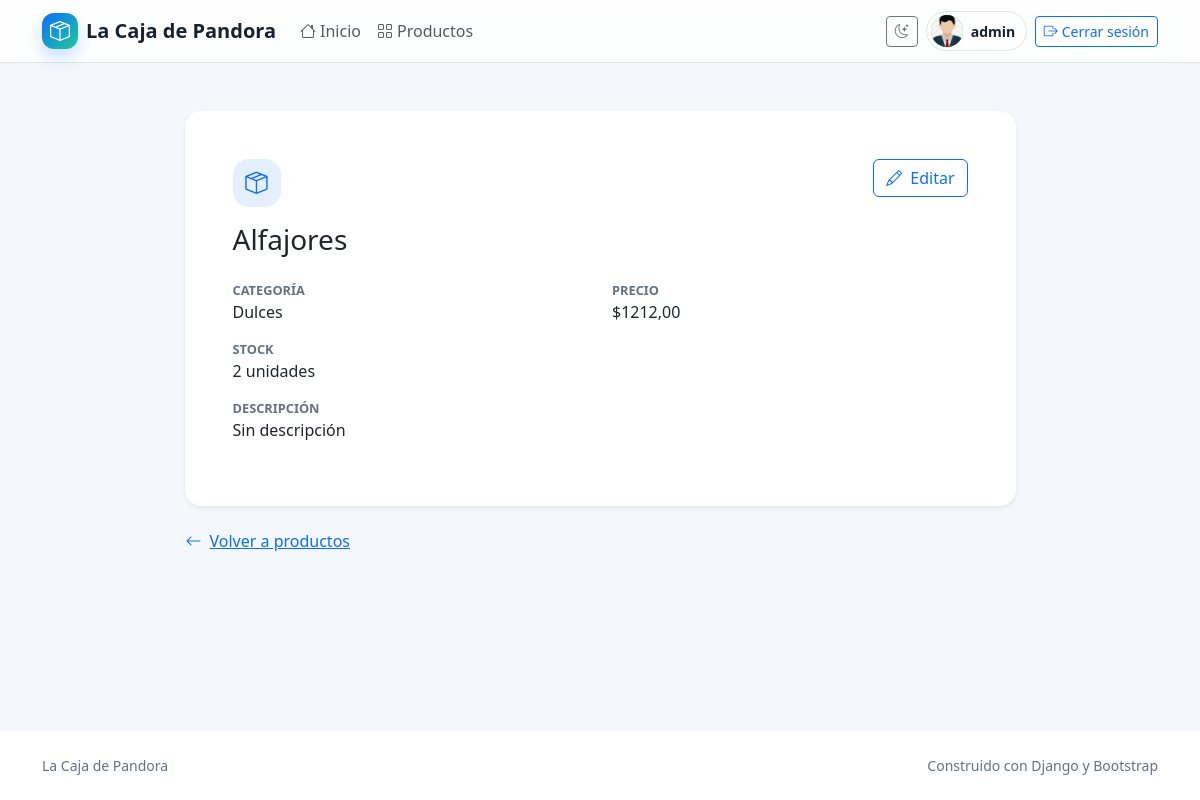
The page /producto/producto/detail/4 (signed in) on the database its author committed.
### producto/models.py (models this page shows, shortened)
class Vendedor(models.Model):
    user = models.ForeignKey(User, on_delete=models.CASCADE, verbose_name="Usuario")
    email = models.EmailField(unique=True)
    telefono = models.CharField(max_length=15, blank=True, verbose_name="Teléfono")
    imagen_perfil = models.ImageField(
        upload_to="perfiles_vendedores/", blank=True, null=True, verbose_name="Imagen de Perfil"
    )
    class Meta:
        verbose_name = "Vendedor"
        verbose_name_plural = "Vendedores"

class Producto(models.Model):
    categoria = models.ForeignKey(
        Categoria,
        on_delete=models.SET_NULL,
        null=True,
        blank=True,
        verbose_name="categoría",
        related_name="productos",
    )
    nombre = models.CharField(max_length=100, db_index=True)
    descripcion = models.TextField(blank=True, default="", verbose_name="descripción")
    precio = models.DecimalField(max_digits=10, decimal_places=2)
    stock = models.PositiveIntegerField(default=0)
    class Meta:
        verbose_name = "Producto"
        verbose_name_plural = "Productos"
        ordering = ("nombre",)
        constraints = (
            models.UniqueConstraint(fields=["categoria", "nombre"], name="unique_producto_categoria"),
        )

class Categoria(models.Model):
    nombre = models.CharField(max_length=255, unique=True)
    descripcion = models.TextField(blank=True, default="", verbose_name="descripción")
    class Meta:
        verbose_name = "Categoría de Productos"
        verbose_name_plural = "Categorías de Productos"
        ordering = ("nombre",)
    def __str__(self):
        return self.nombre

### producto/views/producto.py (the view)
# urls.py: path("producto/detail/<int:pk>", producto.ProductoDetailView.as_view(), name="producto_detail"),
class ProductoDetailView(DetailView):
    model = Producto

### producto/templates/producto/producto_detail.html (shortened to what this page needs)
{% extends 'core/base.html' %}
{% block contenido %}
    <div class="container">
        <div class="row justify-content-center">
            <div class="col-12 col-lg-9">
                <section class="card border-0 shadow-sm rounded-4 p-4 p-md-5">
                    <div class="d-flex flex-column flex-md-row justify-content-between gap-3 mb-4">
                        <div>
                            <span class="menu-icon mb-3"><i class="bi bi-box-seam"></i></span>
                            <h1 class="h3 mb-0">{{ producto.nombre }}</h1>
                        </div>
                        <a class="btn btn-outline-primary align-self-start"
                           href="{% url 'producto:producto_update' producto.id %}"><i class="bi bi-pencil me-2"></i>Editar</a>
                    </div>
                    <dl class="detail-list row mb-0">
                        <div class="col-sm-6">
                            <dt>Categoría</dt>
                            <dd>
                                {{ producto.categoria|default:'Sin categoría' }}
                            </dd>
                        </div>
                        <div class="col-sm-6">
                            <dt>Precio</dt>
                            <dd>
                                ${{ producto.precio }}
                            </dd>
                        </div>
                        <div class="col-sm-6">
                            <dt>Stock</dt>
                            <dd>
                                {{ producto.stock }} unidades
                            </dd>
                        </div>
                        <div class="col-12">
                            <dt>Descripción</dt>
                            <dd>
                                {{ producto.descripcion|default:'Sin descripción' }}
                            </dd>
                        </div>
                    </dl>
                </section>
                <a class="btn btn-link px-0 mt-3"
                   href="{% url 'producto:producto_list' %}"><i class="bi bi-arrow-left me-2"></i>Volver a productos</a>
            </div>
        </div>
    </div>
{% endblock contenido %}

### core/templates/core/base.html (shortened to what this page needs)
<!DOCTYPE html>
<html lang="es">
    <head>
        <link href="https://cdn.jsdelivr.net/npm/bootstrap@5.3.3/dist/css/bootstrap.min.css"
              rel="stylesheet"
 />
        <link rel="stylesheet"
              href="https://cdn.jsdelivr.net/npm/bootstrap-icons@1.11.3/font/bootstrap-icons.min.css" />
        {% load static %}
        <link rel="stylesheet" href="{% static 'core/css/app.css' %}" />
    </head>
    <body class="d-flex flex-column min-vh-100">
        <nav class="navbar navbar-expand-lg sticky-top app-navbar border-bottom"
             aria-label="Navegación principal">
            <div class="container">
                <a class="navbar-brand d-flex align-items-center gap-2"
                   href="{% url 'core:home' %}">
                    <span class="brand-mark" aria-hidden="true"><i class="bi bi-box-seam"></i></span>
                    <span>La Caja de Pandora</span>
                </a>
                <div class="collapse navbar-collapse" id="mainNavigation">
                    <ul class="navbar-nav me-auto mb-2 mb-lg-0">
                        <li class="nav-item">
                            <a class="nav-link" href="{% url 'core:home' %}"><i class="bi bi-house me-1"></i>Inicio</a>
                        </li>
                        {% if user.is_authenticated %}
                            <li class="nav-item">
                                <a class="nav-link" href="{% url 'producto:home' %}"><i class="bi bi-grid me-1"></i>Productos</a>
                            </li>
                        {% endif %}
                    </ul>
                    <div class="d-flex flex-column flex-lg-row align-items-lg-center gap-2">
                        <button class="btn btn-sm btn-outline-secondary theme-toggle"
                                type="button"
                                aria-label="Cambiar tema"
                                title="Cambiar tema">
                            <i class="bi bi-moon-stars" aria-hidden="true"></i>
                        </button>
                        {% if user.is_authenticated %}
                            <div class="user-chip d-flex align-items-center gap-2">
                                {% with vendedor=user.vendedor_set.first %}
                                    {% if vendedor and vendedor.imagen_perfil %}
                                        <img class="avatar avatar-sm"
                                             src="{{ vendedor.imagen_perfil.url }}"
                                             alt="Imagen de perfil de {{ user.username }}" />
                                    {% else %}
                                        <span class="avatar avatar-sm avatar-fallback" aria-hidden="true">{{ user.username|first|upper }}</span>
                                    {% endif %}
                                {% endwith %}
                                <span class="small fw-semibold">{{ user.username }}</span>
                            </div>
                            <form method="post" action="{% url 'core:logout' %}" class="m-0">
                                <button class="btn btn-sm btn-outline-primary w-100" type="submit">
                                    <i class="bi bi-box-arrow-right me-1"></i>Cerrar sesión
                                </button>
                            </form>
                        {% else %}
                            <a class="btn btn-primary btn-sm" href="{% url 'core:login' %}">
                                <i class="bi bi-person me-1"></i>Iniciar sesión
                            </a>
                        {% endif %}
                    </div>
                </div>
            </div>
        </nav>
        <main class="flex-grow-1 py-4 py-lg-5">
            {% block contenido %}
            {% endblock contenido %}
        </main>
        <footer class="app-footer py-4 mt-auto">
            <div class="container d-flex flex-column flex-md-row justify-content-between gap-2 small">
                <span>La Caja de Pandora</span>
                <span>Construido con Django y Bootstrap</span>
            </div>
        </footer>
    </body>
</html>

### core/static/core/css/app.css (style rules this page uses)
:root { --app-bg: #f4f7fb; --app-surface: #ffffff; --app-surface-muted: #eaf0f7; --app-text: #18212f; --app-muted: #667085; --app-border: rgba(24, 33, 47, 0.12); --app-accent: #0d6efd; --app-accent-soft: rgba(13, 110, 253, 0.11); --app-shadow: 0 1rem 3rem rgba(24, 33, 47, 0.08); }
body { background: var(--app-bg); color: var(--app-text); }
.app-navbar, .app-footer, .surface, .card { background-color: var(--app-surface); border-color: var(--app-border) !important; }
.app-navbar { backdrop-filter: blur(14px); background-color: color-mix(in srgb, var(--app-surface) 88%, transparent); }
.app-footer { color: var(--app-muted); }
.brand-mark { display: inline-grid; width: 2.25rem; height: 2.25rem; place-items: center; border-radius: 0.75rem; color: #fff; background: linear-gradient(135deg, #0d6efd, #20c997); box-shadow: 0 0.5rem 1rem rgba(13, 110, 253, 0.22); }
.navbar-brand { color: var(--app-text); font-weight: 700; letter-spacing: 0; }
.nav-link, .navbar-brand { transition: color 160ms ease, transform 160ms ease; }
.user-chip { color: var(--app-text); padding: 0.2rem 0.65rem 0.2rem 0.25rem; border: 1px solid var(--app-border); border-radius: 2rem; }
.avatar { display: inline-grid; flex: 0 0 auto; place-items: center; overflow: hidden; color: #fff; background: #20c997; object-fit: cover; }
.avatar-sm { width: 2rem; height: 2rem; border-radius: 50%; }
.menu-icon { display: inline-grid; width: 3rem; height: 3rem; place-items: center; border-radius: 1rem; color: var(--app-accent); background: var(--app-accent-soft); font-size: 1.4rem; }
.detail-list dt { color: var(--app-muted); font-size: 0.8rem; text-transform: uppercase; }
.detail-list dd { margin-bottom: 1rem; }

### rows shown on the page
Vendedor: imagen_perfil (placeholder picture)
Producto: nombre "Alfajores", categoria "Dulces", precio "1212,00", stock "2", descripcion "Sin descripción"

### other values the page prints
{{ user.username }} "admin"
